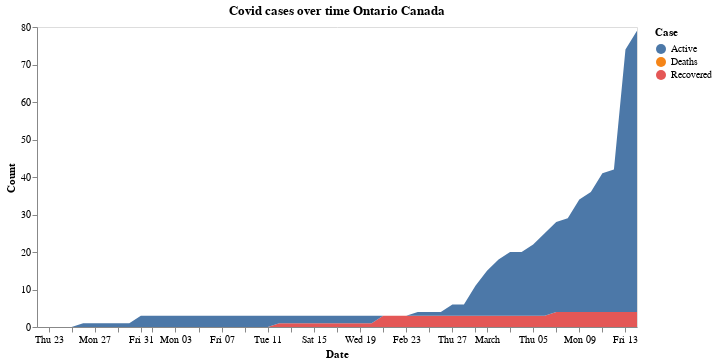

Notebook source saved alongside this figure:
### Markdown cell above
### Cases in Ontario Canada

### Code cell
cases_over_time('Canada', 'Ontario')

### Figure 1 — Vega-Lite specification as saved in the notebook (floating-point values rounded to 4 significant figures; data arrays with more than 128 entries replaced by an {"elided": "..."} marker saying what was removed)
{"config": {"view": {"continuousWidth": 400, "continuousHeight": 300}, "axis": {"grid": false}}, "data": {"name": "data-875f7d78cfb6cc6f1d54bf1df3c204da"}, "mark": "area", "encoding": {"color": {"type": "nominal", "field": "Case"}, "x": {"type": "temporal", "field": "Date"}, "y": {"type": "quantitative", "field": "Count"}}, "title": "Covid cases over time Ontario Canada", "width": 600, "$schema": "https://vega.github.io/schema/vega-lite/v4.0.2.json", "datasets": {"data-875f7d78cfb6cc6f1d54bf1df3c204da": {"elided": "159 records"}}}
